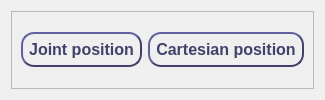
                <widget class="QWidget" name="data_types_menu">
                 <layout class="QHBoxLayout" name="horizontalLayout_16">
                  <item>
                   <widget class="QFrame" name="data_types_frame">
                    <property name="frameShape">
                     <enum>QFrame::StyledPanel</enum>
                    </property>
                    <property name="frameShadow">
                     <enum>QFrame::Raised</enum>
                    </property>
                    <layout class="QGridLayout" name="gridLayout_8">
                     <item row="0" column="0">
                      <widget class="QPushButton" name="btn_data_joint_position">
                       <property name="font">
                        <font>
                         <pointsize>12</pointsize>
                         <weight>75</weight>
                         <bold>true</bold>
                        </font>
                       </property>
                       <property name="accessibleName">
                        <string>1</string>
                       </property>
                       <property name="accessibleDescription">
                        <string>not styled</string>
                       </property>
                       <property name="styleSheet">
                        <string notr="true">QPushButton {
    border-style: outset;
    border-width: 2px;
    border-radius:13px;
	border-color: #41416b;
    min-width: 2em;
    padding: 6px;
	color: #41416b;
}

QPushButton:pressed {
	background-color:#40ff66;
 	border-width: 4px;
	border-color:#1c1c1c;
	color: white;
}
</string>
                       </property>
                       <property name="text">
                        <string>Joint position</string>
                       </property>
                       <attribute name="buttonGroup">
                        <string notr="true">data_types_group</string>
                       </attribute>
                      </widget>
                     </item>
                     <item row="0" column="1">
                      <widget class="QPushButton" name="btn_data_cartesian_position">
                       <property name="font">
                        <font>
                         <pointsize>12</pointsize>
                         <weight>75</weight>
                         <bold>true</bold>
                        </font>
                       </property>
                       <property name="accessibleName">
                        <string>2</string>
                       </property>
                       <property name="accessibleDescription">
                        <string>not styled</string>
                       </property>
                       <property name="styleSheet">
                        <string notr="true">QPushButton {
    border-style: outset;
    border-width: 2px;
    border-radius:13px;
	border-color: #41416b;
    min-width: 2em;
    padding: 6px;
	color: #41416b;
}

QPushButton:pressed {
	background-color:#40ff66;
 	border-width: 4px;
	border-color:#1c1c1c;
	color: white;
}
</string>
                       </property>
                       <property name="text">
                        <string>Cartesian position</string>
                       </property>
                       <attribute name="buttonGroup">
                        <string notr="true">data_types_group</string>
                       </attribute>
                      </widget>
                     </item>
                    </layout>
                   </widget>
                  </item>
                 </layout>
                </widget>
